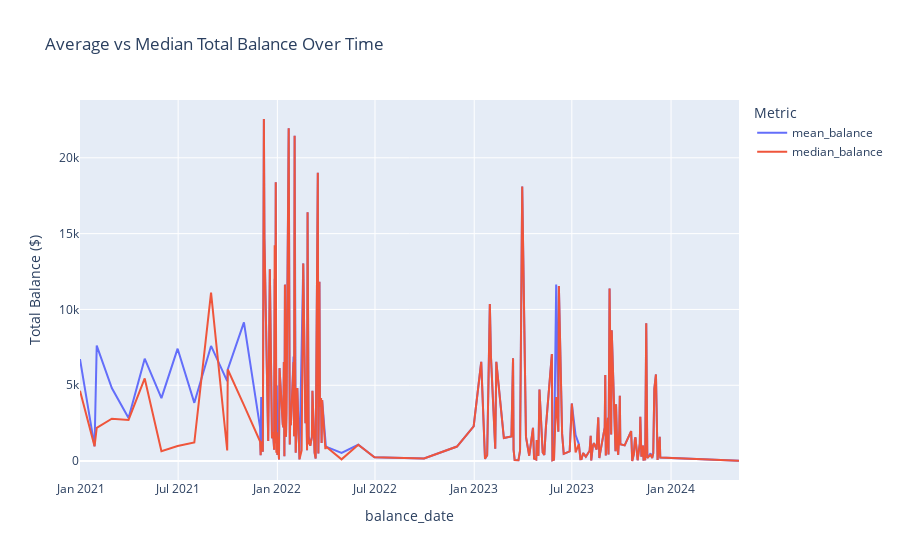

Write notebook code for a chart like this one.
### Code cell
daily_avg_smaller = sampled_goods_viz.groupby('balance_date').agg({
    'total_balance': ['mean', 'median']
}).reset_index()
daily_avg_smaller.columns = ['balance_date', 'mean_balance', 'median_balance']

fig = px.line(daily_avg_smaller, x='balance_date', y=['mean_balance', 'median_balance'],
              title='Average vs Median Total Balance Over Time')
fig.update_layout(yaxis_title='Total Balance ($)', 
                  legend_title_text='Metric')
fig.show()

### Figure 1 — Plotly figure (JSON) as saved in the notebook; plotly's stock layout.template omitted (floating-point values rounded to 4 significant figures; data arrays with more than 128 entries replaced by an {"elided": "..."} marker saying what was removed)
{"data": [{"hovertemplate": "variable=mean_balance<br>balance_date=%{x}<br>value=%{y}<extra></extra>", "legendgroup": "mean_balance", "line": {"color": "#636efa", "dash": "solid"}, "marker": {"symbol": "circle"}, "mode": "lines", "name": "mean_balance", "orientation": "v", "showlegend": true, "type": "scatter", "x": {"elided": "176 str values"}, "xaxis": "x", "y": {"elided": "176 float values"}, "yaxis": "y"}, {"hovertemplate": "variable=median_balance<br>balance_date=%{x}<br>value=%{y}<extra></extra>", "legendgroup": "median_balance", "line": {"color": "#EF553B", "dash": "solid"}, "marker": {"symbol": "circle"}, "mode": "lines", "name": "median_balance", "orientation": "v", "showlegend": true, "type": "scatter", "x": {"elided": "176 str values"}, "xaxis": "x", "y": {"elided": "176 float values"}, "yaxis": "y"}], "layout": {"autosize": true, "legend": {"title": {"text": "Metric"}, "tracegroupgap": 0}, "title": {"text": "Average vs Median Total Balance Over Time"}, "xaxis": {"anchor": "y", "autorange": true, "domain": [0, 1], "range": ["2020-12-31", "2024-05-06"], "title": {"text": "balance_date"}, "type": "date"}, "yaxis": {"anchor": "x", "autorange": true, "domain": [0, 1], "range": [-1246.0, 23810.0], "title": {"text": "Total Balance ($)"}, "type": "linear"}}}
